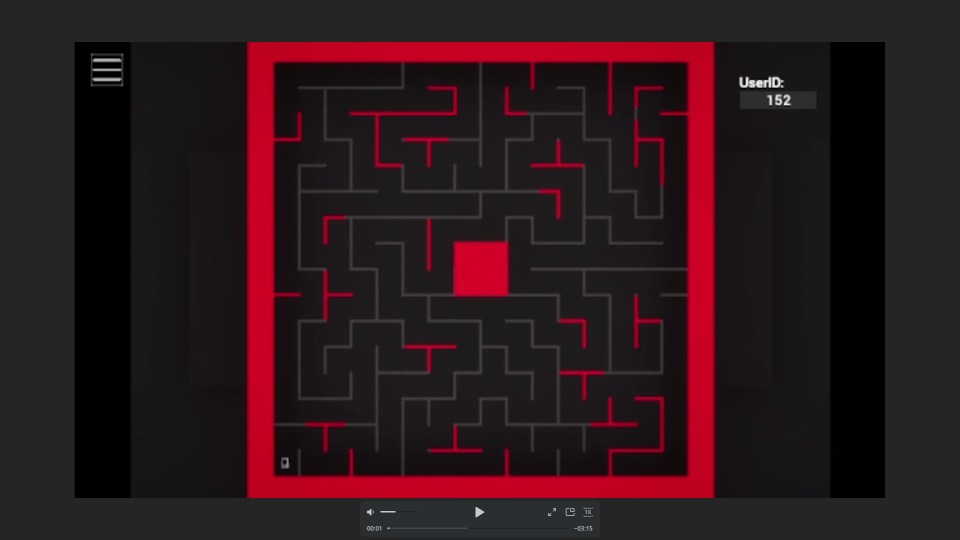
#> input picture data/bug1.png, 1920 x 1080 px (shown at 1/2 size)
$ jupyter execute task1_GT_bug.ipynb
#> lines starting #> are read from the running program, lines starting #| are printed output that depends on the picture; after the words box and inside, x2 and y2 are one past the last pixel; in counts of white or black regions, pixels touching at a corner belong together
[cell 1]
import cv2
import numpy as np
import matplotlib.pyplot as plt
from queue import deque
# Load the image
image_path = '../data/bug1.png'
original_image = cv2.imread(image_path)
#> original_image is the input picture: shape (1080, 1920, 3); mean B, G, R 27.8, 23, 44.3
original_image = cv2.cvtColor(original_image, cv2.COLOR_BGR2RGB)

# Crop the center of the image
height, width = original_image.shape[:2]
#> height = 1080; width = 1920
crop_width, crop_height = 850, 850
start_x = (width - crop_width) // 2
#> start_x = 535
start_y = (height - crop_height + 0) // 2
#> start_y = 115
cropped_image = original_image[start_y:start_y+crop_height, start_x:start_x+crop_width]
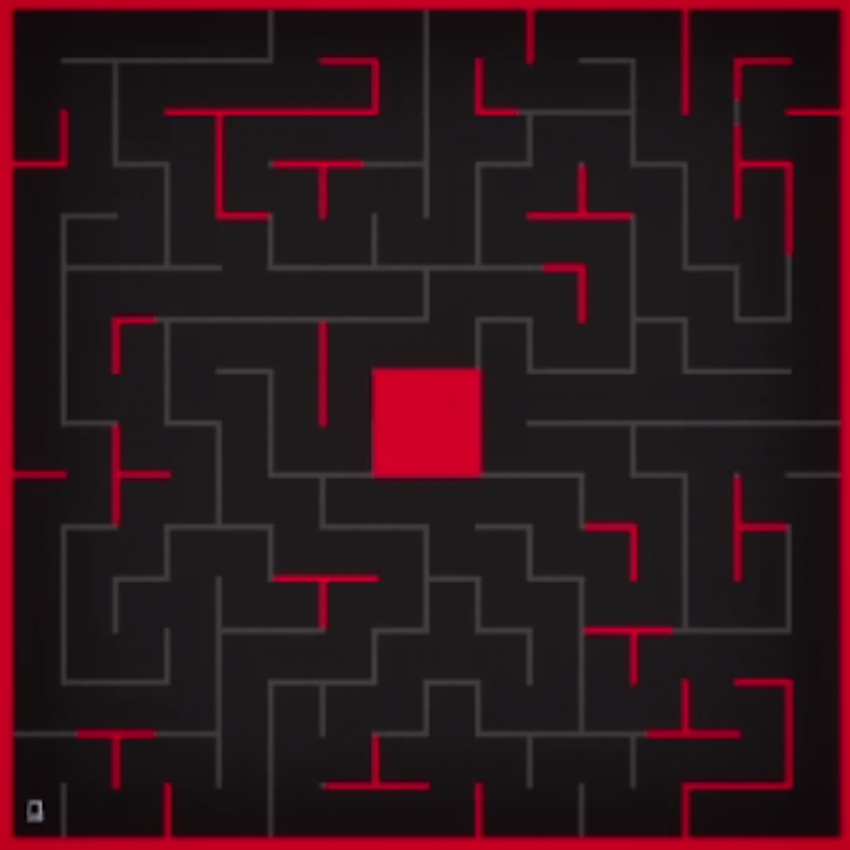
#> cropped_image: shape (850, 850, 3); mean R, G, B 45.9, 21.6, 27.8

# [5 lines of commented-out code are left out]


def change_contrast(image, alpha):
    """
    Change the contrast of an image.
    :param image: Input image (numpy array)
    :param alpha: Contrast control (1.0-3.0)
    :return: Contrast adjusted image
    """
    # Ensure alpha is within a reasonable range
    alpha = max(0.0, min(alpha, 3.0))

    # Calculate beta (brightness) to maintain overall brightness
    beta = 128 * (1 - alpha)

    # Apply contrast adjustment
    adjusted = cv2.convertScaleAbs(image, alpha=alpha, beta=beta)

    return adjusted

# Convert to grayscale and apply threshold
gray_image = cv2.cvtColor(cropped_image, cv2.COLOR_RGB2GRAY)
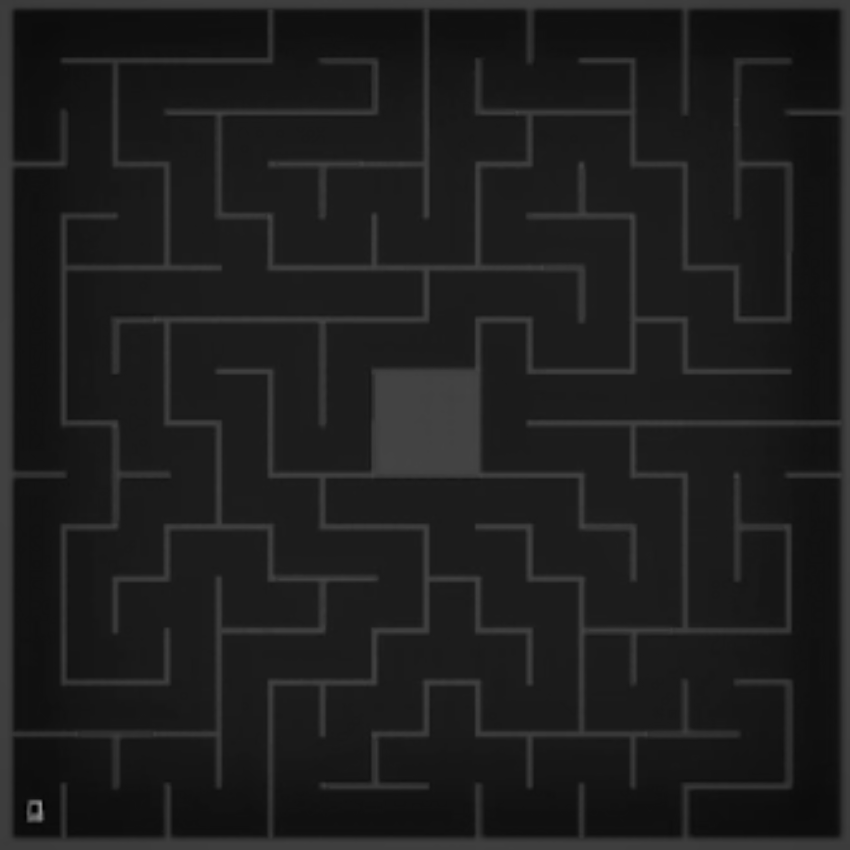
#> gray_image: shape (850, 850); min 1, max 156, mean 29.6

contrast_factor = 1.2  # Increase contrast by 50%
contrasted_img = change_contrast(gray_image, contrast_factor)
#> in change_contrast, `adjusted = cv2.convertScaleAbs(image, alpha=alpha, beta=beta)`:
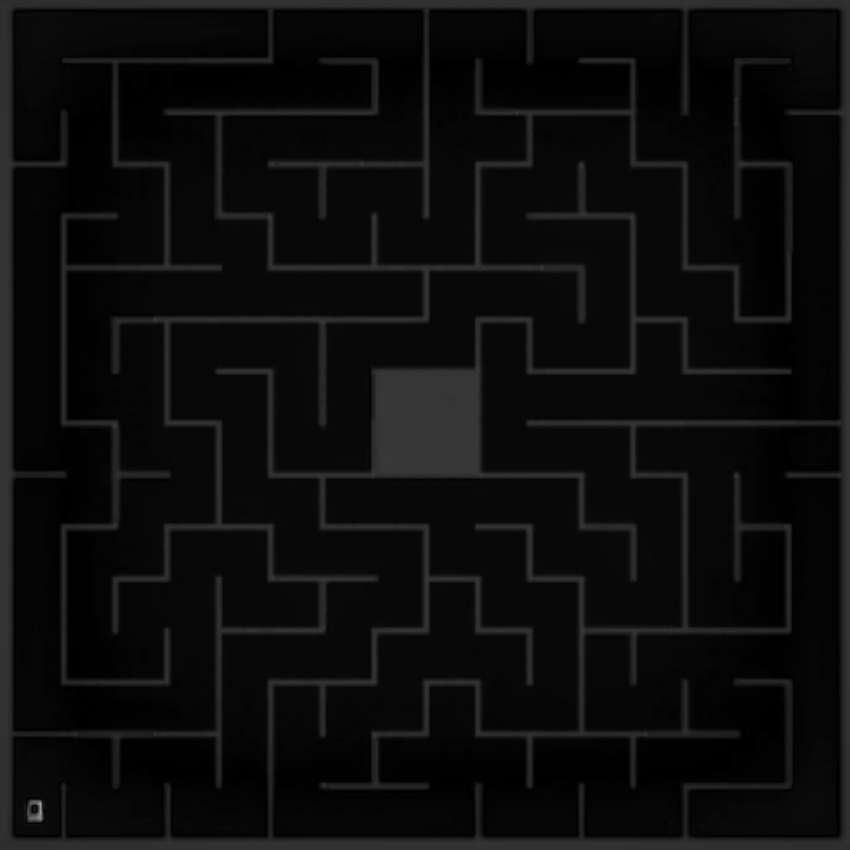
#> adjusted: shape (850, 850); min 0, max 162, mean 12


_, binary_image = cv2.threshold(gray_image, 40, 255, cv2.THRESH_BINARY)
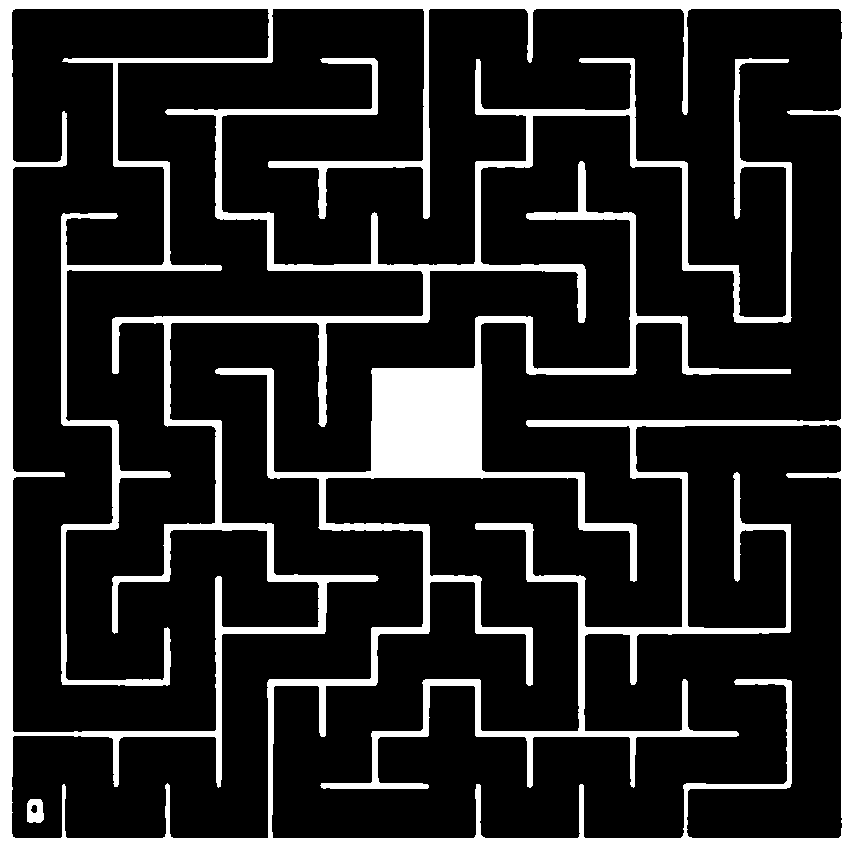
#> binary_image: shape (850, 850); 16.4% white; 2 white regions, box (x1, y1, x2, y2) and area: (0, 0, 850, 850) 117839, (27, 799, 44, 823) 334

# #cut out robot
cv2.rectangle(binary_image, (15, 780), (15 + 40, 780 + 50),
              color=(1, 0, 0, 1), thickness=-1)
# #cut out red floor
cv2.rectangle(binary_image, (crop_width//2 - 45, crop_height//2 - 45),
              (crop_width//2 + 42, crop_height//2 + 42), color=(1, 1, 1, 1), thickness=-1)
# # #cut out entrance
cv2.rectangle(binary_image, (crop_width//2 - 60, crop_height//2 - 45),
              (crop_width//2, crop_height//2), color=(1, 1, 1, 1), thickness=-1)
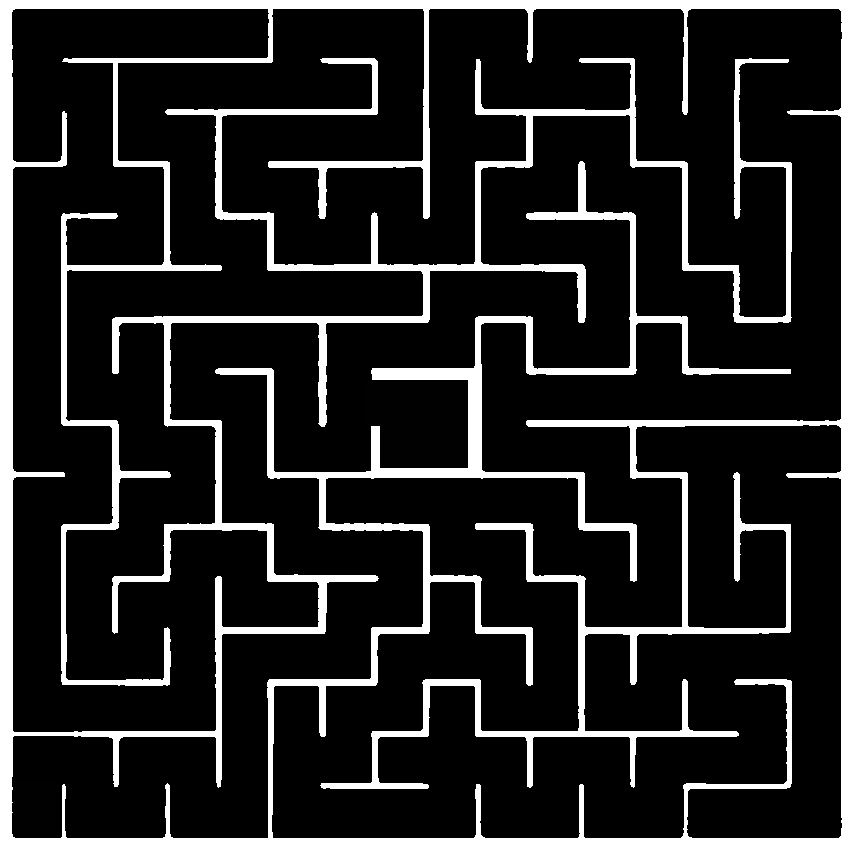
#> binary_image: shape (850, 850); min 0, max 255, mean 38.7

fig, ax = plt.subplots(figsize=(10, 10))
fig.set_facecolor("purple")
plt.imshow(binary_image, cmap='gray')
plt.axis('off')
plt.show()

[cell 2]
def find_nearest_black_pixel(binary_image, start):
    """
    Find the nearest black pixel from the given start coordinate.

    Parameters:
    - binary_image: 2D numpy array with binary values (0 or 255).
    - start: Tuple of (y, x) for the starting coordinates.

    Returns:
    - The coordinates of the nearest black pixel as a (y, x) tuple.
    """
#> called with start = (0, 0)
    height, width = binary_image.shape
#> height = 850; width = 850

    # Directions for moving in 8 possible directions (N, NE, E, SE, S, SW, W, NW)
    directions = [(-1, 0), (1, 0), (0, -1), (0, 1),
                  (-1, -1), (-1, 1), (1, -1), (1, 1)]

    # Use a queue to facilitate BFS
    queue = deque([start])
    visited = set()
    visited.add(start)

    while queue:
        current_y, current_x = queue.popleft()
        if binary_image[current_y, current_x] == 0:
            return (current_y, current_x)
        for dy, dx in directions:
            new_y, new_x = current_y + dy, current_x + dx
            if 0 <= new_y < height and 0 <= new_x < width and (new_y, new_x) not in visited:
                visited.add((new_y, new_x))
                queue.append((new_y, new_x))
#> after the loop, visited = 195 items

    return None


nearest_black_from_top_left = find_nearest_black_pixel(binary_image, (0, 0))
#> nearest_black_from_top_left = (12, 12)
max_y, max_x = binary_image.shape[0] - 1, binary_image.shape[1] - 1
#> max_y = 849; max_x = 849
nearest_black_from_bottom_right = find_nearest_black_pixel(
    binary_image, (max_y, max_x))
#> after the loop in find_nearest_black_pixel, `while queue:`: visited = 181 items
#> nearest_black_from_bottom_right = (837, 838)

margin = 7

final_image = binary_image[nearest_black_from_top_left[0]-margin:nearest_black_from_bottom_right[0] +
                            margin, nearest_black_from_top_left[1]-margin:nearest_black_from_bottom_right[1]+margin]

kernel = np.ones((5, 5), np.uint8)

final_image = cv2.dilate(final_image, kernel, iterations=7)
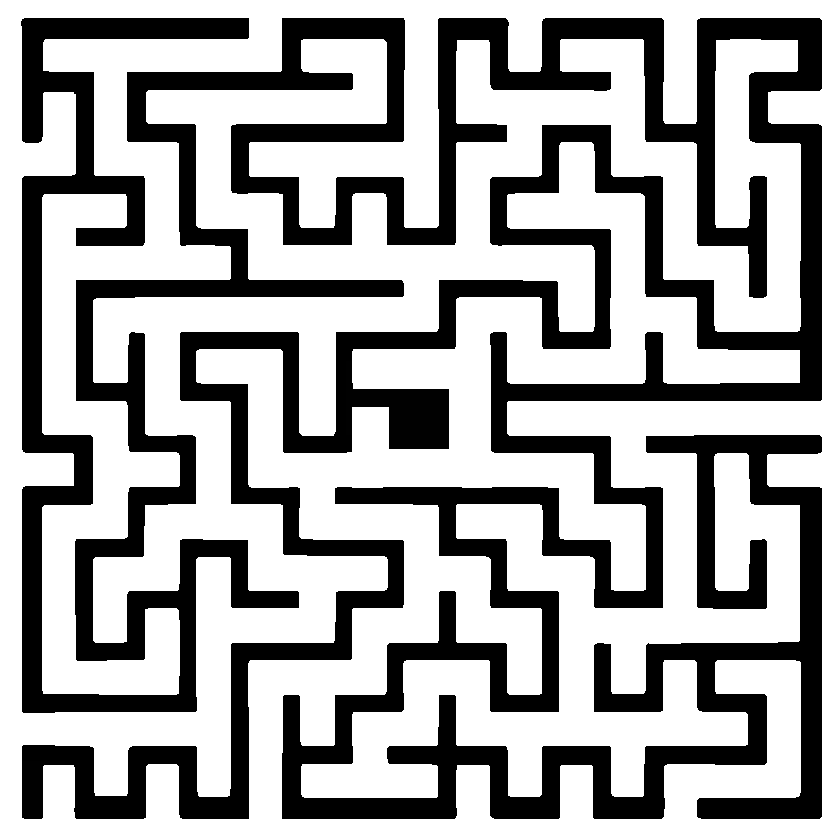
#> final_image: shape (839, 840); min 0, max 255, mean 168.3
fig, ax = plt.subplots(figsize=(10, 10))
fig.set_facecolor("purple")
plt.imshow(final_image, cmap='gray')
plt.axis('off')
plt.show()

[cell 3]
# Define parameters for slicing
rows, cols = 16, 16
slice_width, slice_height = crop_width // cols, crop_height // rows

wall_buffer_width = 3  # Buffer area to account for wall thickness
wall_buffer_height = 3  # Buffer area to account for wall thickness

# Slicing the image from the center of each slice
slices = {}
for i in range(16):
    for j in range(16):
        y = i * slice_height
        x = j * slice_width
        slice_img = final_image[y:y+slice_height, x:x+slice_width]
        slices[(i, j)] = slice_img
#> after the loop, slices = 256 items

# Function to detect sides in a slice
def detect_sides(slice_img):
    sides = {'N': False, 'E': False, 'W': False, 'S': False}

    # Check North side
    if np.all(slice_img[0, :]  == 255):
        sides['N'] = True

    # Check East side
    if np.all(slice_img[:, -1] == 255):
        sides['E'] = True

    # Check West side
    if np.all(slice_img[:, 0] == 255):
        sides['W'] = True

    # Check South side
    if np.all(slice_img[-1, :] == 255):
        sides['S'] = True

    return sides

# Detect sides for each slice
slice_sides = {}
for (i, j), slice_img in slices.items():
    slice_sides[(i, j)] = detect_sides(slice_img)
#> this loop made 256 passes
#> (i, j) on passes 2 to 4: (0, 1), (0, 2), (0, 3)
#> after the loop, slice_sides = 256 items

# Display a sample of slices with detected sides
fig, axs = plt.subplots(16, 16, figsize=(16, 16))
fig.set_facecolor("purple")

for (i, j), slice_img in slices.items():
    row = i
    col = j
    axs[row, col].imshow(slices[(i, j)], cmap='gray')
    axs[row, col].axis('off')
        # Annotate with cell number
    axs[row, col].text(0.5, 0.5, f"{i},{j}", fontsize=12, color='red',
                       ha='center', va='center', transform=axs[row, col].transAxes)
#> this loop made 256 passes
#> (i, j, row, col) on passes 2 to 4: (0, 1, 0, 1), (0, 2, 0, 2), (0, 3, 0, 3)


plt.tight_layout()
plt.show()
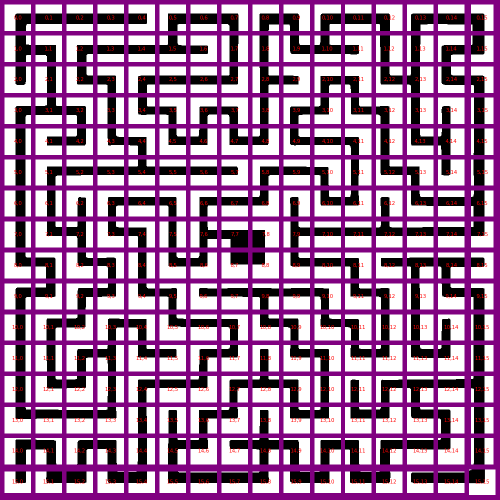
#> figure drawn by matplotlib, 256 panels

for (i, j), sides in slice_sides.items():
    print(f"Slice ({i}, {j}): {sides}")
#> this loop made 256 passes
#| Slice (0, 0): {'N': True, 'E': False, 'W': True, 'S': False}
#| Slice (0, 1): {'N': True, 'E': False, 'W': False, 'S': True}
#| Slice (0, 2): {'N': True, 'E': False, 'W': False, 'S': True}
#| Slice (0, 3): {'N': True, 'E': False, 'W': False, 'S': True}
#| Slice (0, 4): {'N': True, 'E': True, 'W': False, 'S': True}
#| Slice (0, 5): {'N': True, 'E': False, 'W': True, 'S': False}
#| Slice (0, 6): {'N': True, 'E': False, 'W': False, 'S': True}
#| Slice (0, 7): {'N': True, 'E': True, 'W': False, 'S': False}
#> (further printed lines are left out)

[cell 4]
def calculate_cell_value(walls):
    if not walls['W'] and not walls['N'] and not walls['E'] and not walls['S']:
        return 0
    elif walls['W'] and not walls['N'] and not walls['E'] and not walls['S']:
        return 1
    elif not walls['W'] and walls['N'] and not walls['E'] and not walls['S']:
        return 2
    elif not walls['W'] and not walls['N'] and walls['E'] and not walls['S']:
        return 3
    elif not walls['W'] and not walls['N'] and not walls['E'] and walls['S']:
        return 4
    elif walls['W'] and not walls['N'] and not walls['E'] and walls['S']:
        return 5
    elif not walls['W'] and not walls['N'] and walls['E'] and walls['S']:
        return 6
    elif not walls['W'] and walls['N'] and walls['E'] and not walls['S']:
        return 7
    elif walls['W'] and walls['N'] and not walls['E'] and not walls['S']:
        return 8
    elif walls['W'] and not walls['N'] and walls['E'] and not walls['S']:
        return 9
    elif not walls['W'] and walls['N'] and not walls['E'] and walls['S']:
        return 10
    elif not walls['W'] and walls['N'] and walls['E'] and walls['S']:
        return 11
    elif walls['W'] and walls['N'] and walls['E'] and not walls['S']:
        return 12
    elif walls['W'] and walls['N'] and not walls['E'] and walls['S']:
        return 13
    elif walls['W'] and not walls['N'] and walls['E'] and walls['S']:
        return 14
    elif walls['W'] and walls['N'] and walls['E'] and walls['S']:
        return 15

matrix = [[0 for _ in range(16)] for _ in range(16)]
#> matrix = 16 items

# Print the detected sides for all slices
for (i, j), sides in slice_sides.items():
    matrix[i][j] = calculate_cell_value(sides)

print("[")
for row in matrix:
    print("\t"+str(row) + ",")
#> this loop made 16 passes
#> row on passes 1 to 12: [8, 10, 10, 10, 11, 8, 10, 7, 8, 7, 8, 10, 7, 8, 10, 7], [1, 7, 8, 10, 10, 4, 11, 9, 9, 5, 4, 11, 9, 9, 8, 6], [14, 9, 5, 7, 8, 10, 10, 6, 1, 11, 8, 7, 5, 3, 5, 7], [8, 4, 7, 9, 5, 7, 8, 7, 9, 8, 6, 5, 7, 9, 12, 9], [9, 13, 6, 5, 7, 5, 6, 5, 6, 5, 10, 7, 9, 5, 3, 9], [9, 8, 10, 10, 4, 10, 10, 11, 8, 10, 7, 9, 5, 7, 14, 9], [9, 9, 12, 8, 10, 7, 8, 10, 6, 12, 5, 6, 12, 5, 10, 3], [9, 5, 3, 5, 7, 9, 1, 2, 7, 1, 10, 10, 4, 10, 10, 6], [5, 7, 5, 7, 9, 5, 6, 5, 6, 5, 10, 7, 13, 2, 2, 11], [8, 6, 8, 6, 5, 7, 13, 10, 2, 10, 7, 5, 7, 9, 5, 7], [9, 8, 6, 8, 7, 5, 10, 7, 5, 7, 5, 7, 9, 9, 12, 9], [9, 9, 8, 3, 5, 11, 8, 6, 12, 5, 7, 5, 6, 5, 6, 9]
print("]")
